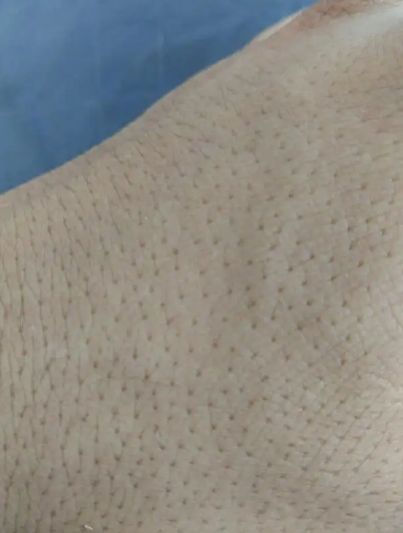
#> input picture pore/01.png, 403 x 533 px
$ jupyter execute pore.ipynb
#> lines starting #> are read from the running program, lines starting #| are printed output that depends on the picture; after the words box and inside, x2 and y2 are one past the last pixel; in counts of white or black regions, pixels touching at a corner belong together
[cell 1]
import cv2
import numpy as np

[cell 2]
# 定义一个自己读取图像的函数
def myimshow(arr):
    cv2.imshow(f'{arr.shape}',arr)
    cv2.waitKey(0)
    cv2.destroyAllWindows()

[cell 3]
# 加载图像数据并进行简单展示
image1 = cv2.imread('./01.png',cv2.IMREAD_ANYCOLOR)
#> image1 is the input picture: shape (533, 403, 3); mean B, G, R 132.2, 138.8, 140.9
# image1 = cv2.resize(image1,(448,448))
myimshow(image1)

[cell 4]
# 转换为灰度图
image2 = cv2.cvtColor(image1,cv2.COLOR_BGR2GRAY)
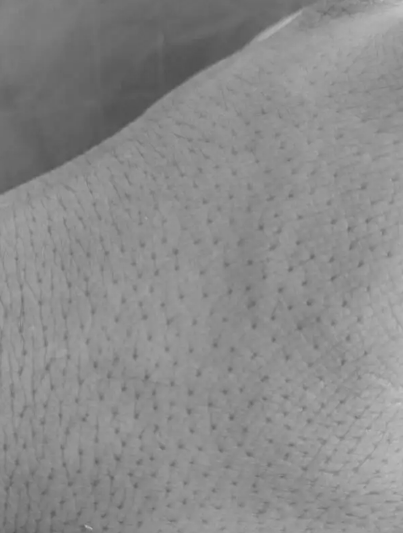
#> image2: shape (533, 403); min 80, max 201, mean 138.6
# 并且使用阈值将可能是毛孔的低像素值区域与其它区域进行二值化
#
t,thresMat = cv2.threshold(image2,120,255,cv2.THRESH_BINARY_INV)
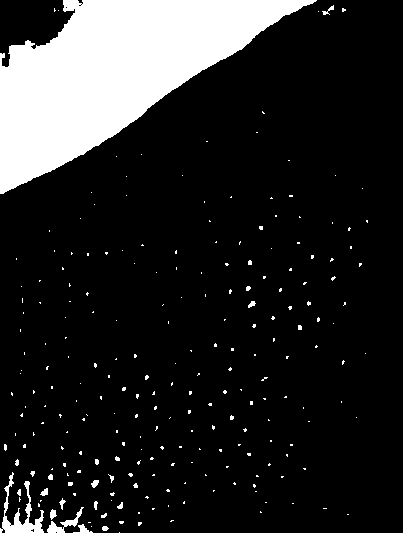
#> thresMat: shape (533, 403); 14.9% white; 236 white regions (216 under 20 px), largest, box (x1, y1, x2, y2) and area: (0, 0, 317, 194) 29082, (0, 472, 44, 533) 795, (47, 507, 84, 533) 257
total_1 = np.concatenate((image2,thresMat),axis=-1)
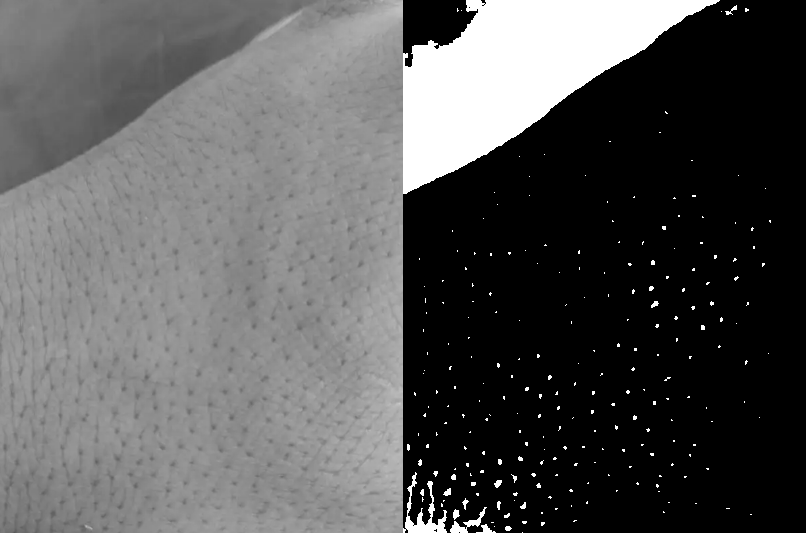
#> total_1: shape (533, 806); min 0, max 255, mean 88.3
myimshow(total_1)

[cell 5]
# 形态学膨胀操作将细微的毛孔高亮区域进行放大
kernel1 = np.ones((3,3),np.uint8)
thresMat1 = cv2.dilate(thresMat,kernel=kernel1,iterations=3)
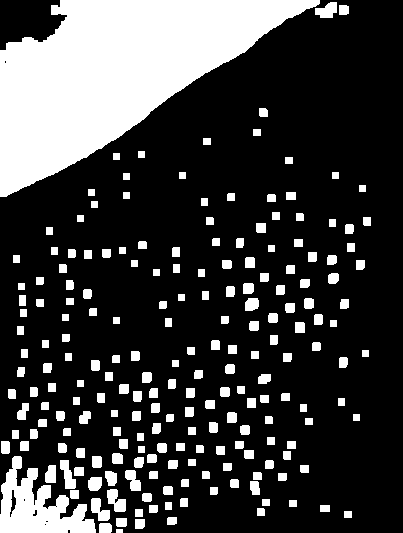
#> thresMat1: shape (533, 403); 24% white; 209 white regions
myimshow(thresMat1)

[cell 6]
# 获取模板轮廓(mode=只检测外轮廓，method=只保留终点坐标)
contours, hierarchy = cv2.findContours(thresMat1, mode=cv2.RETR_EXTERNAL, method=cv2.CHAIN_APPROX_SIMPLE)
#> contours = 209 contours, 1 with area under 20; largest, box (x1, y1, x2, y2) and area: (0, 0, 320, 197) 30832, (0, 456, 96, 533) 3597, (107, 489, 126, 512) 236, (60, 460, 76, 489) 228, (91, 498, 110, 521) 221
# 框出选择出来的区域
image3 = cv2.drawContours(image2.copy(), contours, contourIdx=-1, color=(0, 0, 255), thickness=2)
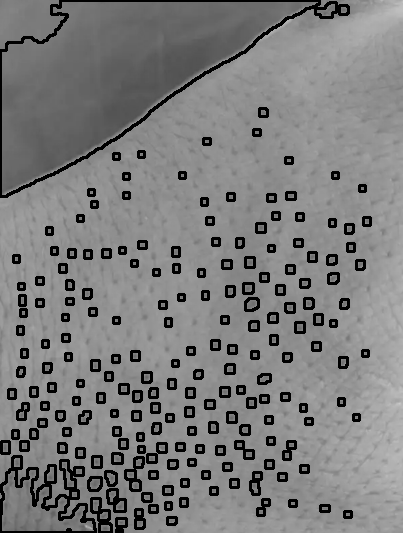
#> image3: shape (533, 403); min 0, max 201, mean 123.8
# 进行图像拼接
total_2 = np.concatenate((image2,thresMat1,image3),axis=-1)
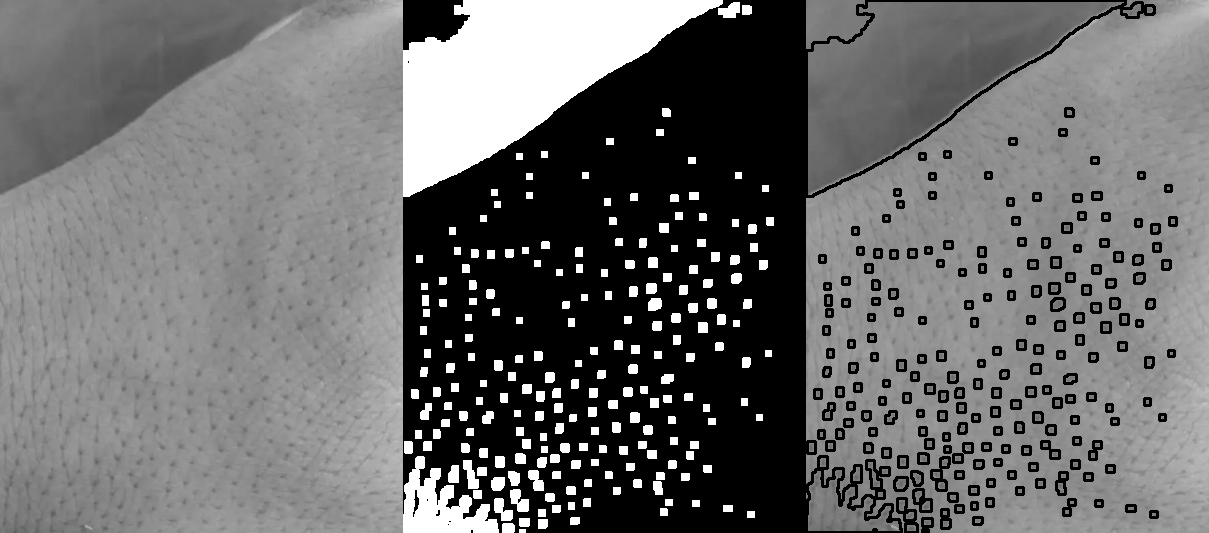
#> total_2: shape (533, 1209); min 0, max 255, mean 107.9
myimshow(total_2)

[cell 7]
# 获取模板所有轮廓的外接矩形
areas = []
for contour in contours:
    x, y, w, h = cv2.boundingRect(contour)
    ar = w / float(h)
    if ar < 2 and (0 < w < 20) and (0 < h < 20):
        areas.append((x, y, w, h))
#> this loop made 209 passes
#> (x, y, w, h, ar) on passes 2 to 4: (99, 523, 13, 10, 1.3), (135, 519, 10, 10, 1), (116, 518, 11, 9, 1.22)
#> after the loop, areas = 202 items, first 6: (116, 529, 7, 4), (99, 523, 13, 10), (135, 519, 10, 10), (116, 518, 11, 9), (167, 517, 10, 8), (344, 511, 8, 7)

# cv2.rectangle(card, (x-5, y-5), (x + w+5, y + h+5), color=(0, 0, 255), thickness=2)
# cv2.putText(card, "".join(groups), (x, y - 15), cv2.FONT_HERSHEY_SIMPLEX, 0.8, (0, 0, 255), 2)

[cell 8]
image1_copy  = image1.copy()
for idx,(x,y,w,h)in enumerate(areas):
    cv2.rectangle(image1_copy, (x-2, y-2), (x + w+2, y + h+2), color=(0, 0, 255), thickness=1)
#> this loop made 202 passes
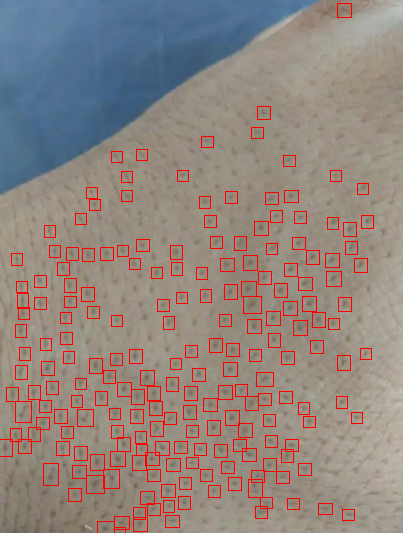
#> image1_copy: shape (533, 403, 3); 4.73% of pixels changed, all inside (x1, y1, x2, y2) = (0, 3, 374, 533)
    # cv2.putText(image1_copy, 'pore', (x, y - 15), cv2.FONT_HERSHEY_SIMPLEX, 0.8, (0, 0, 255), 2)
myimshow(image1_copy)

[cell 9]
cv2.imwrite('./pore.jpg',image1_copy)
#> Out = True

$ run again, with pore/pore0.jpg saved as pore/01.png
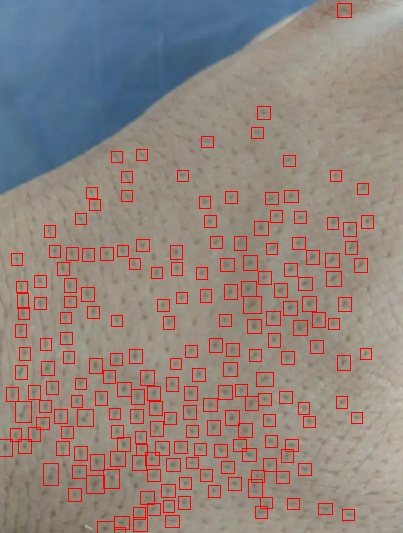
#> input picture pore/pore0.jpg, 403 x 533 px
#> image1 is the input picture: shape (533, 403, 3); mean B, G, R 126.2, 132, 145.8
#> `t,thresMat = cv2.threshold(image2,120,255,cv2.THRESH_BINARY_INV)`:
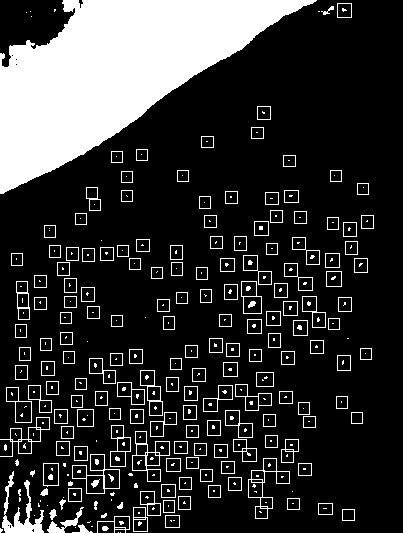
#> thresMat: shape (533, 403); 19.6% white; 405 white regions (226 under 20 px), largest, box (x1, y1, x2, y2) and area: (0, 0, 317, 194) 29065, (2, 471, 44, 533) 791, (248, 458, 290, 519) 300
#> thresMat1: shape (533, 403); 49.8% white; 50 white regions
#> contours = 49 contours; largest, box (x1, y1, x2, y2) and area: (0, 344, 319, 533) 41898, (0, 0, 320, 197) 30814, (221, 233, 355, 368) 8116, (46, 236, 153, 327) 4090, (289, 212, 377, 290) 3198
#> the loop `for contour in contours:` made 49 passes
#> (contour, x, y, w, h, ar) on passes 1, 2, 5, 6, 9, 10: ([[339, 506], [339, 523], [357, 523], [357, 506]], 339, 506, 19, 18, 1.06), ([[315, 500], [315, 517], [335, 517], [335, 500]], 315, 500, 21, 18, 1.17), ([[334, 352], [334, 373], [353, 373], [353, 352]], 334, 352, 20, 22, 0.909), ([[357, 345], [357, 362], [374, 362], [374, 345]], 357, 345, 18, 18, 1), ([[84, 338], [84, 344], [90, 344], [90, 338]], 84, 338, 7, 7, 1), ([[344, 335], [344, 341], [351, 341], [351, 335]], 344, 335, 8, 7, 1.14)
#> after the loop `for contour in contours:`: areas = 27 items, first 6: (339, 506, 19, 18), (357, 345, 18, 18), (84, 338, 7, 7), (344, 335, 8, 7), (37, 335, 18, 19), (142, 314, 7, 7)
#> the loop `for idx,(x,y,w,h)in enumerate(areas):` made 27 passes
#> after the loop `for idx,(x,y,w,h)in enumerate(areas):`:
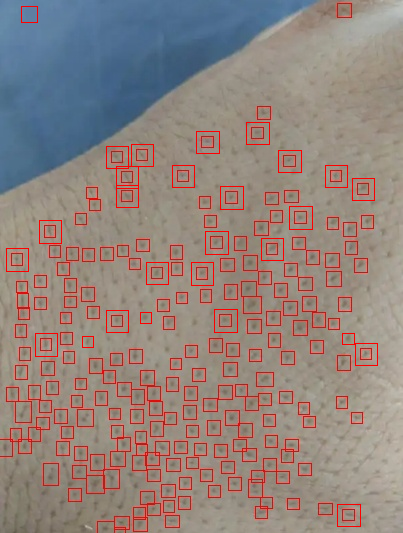
#> image1_copy: shape (533, 403, 3); 1.04% of pixels changed, all inside (x1, y1, x2, y2) = (6, 6, 378, 527)
#> Out = True
